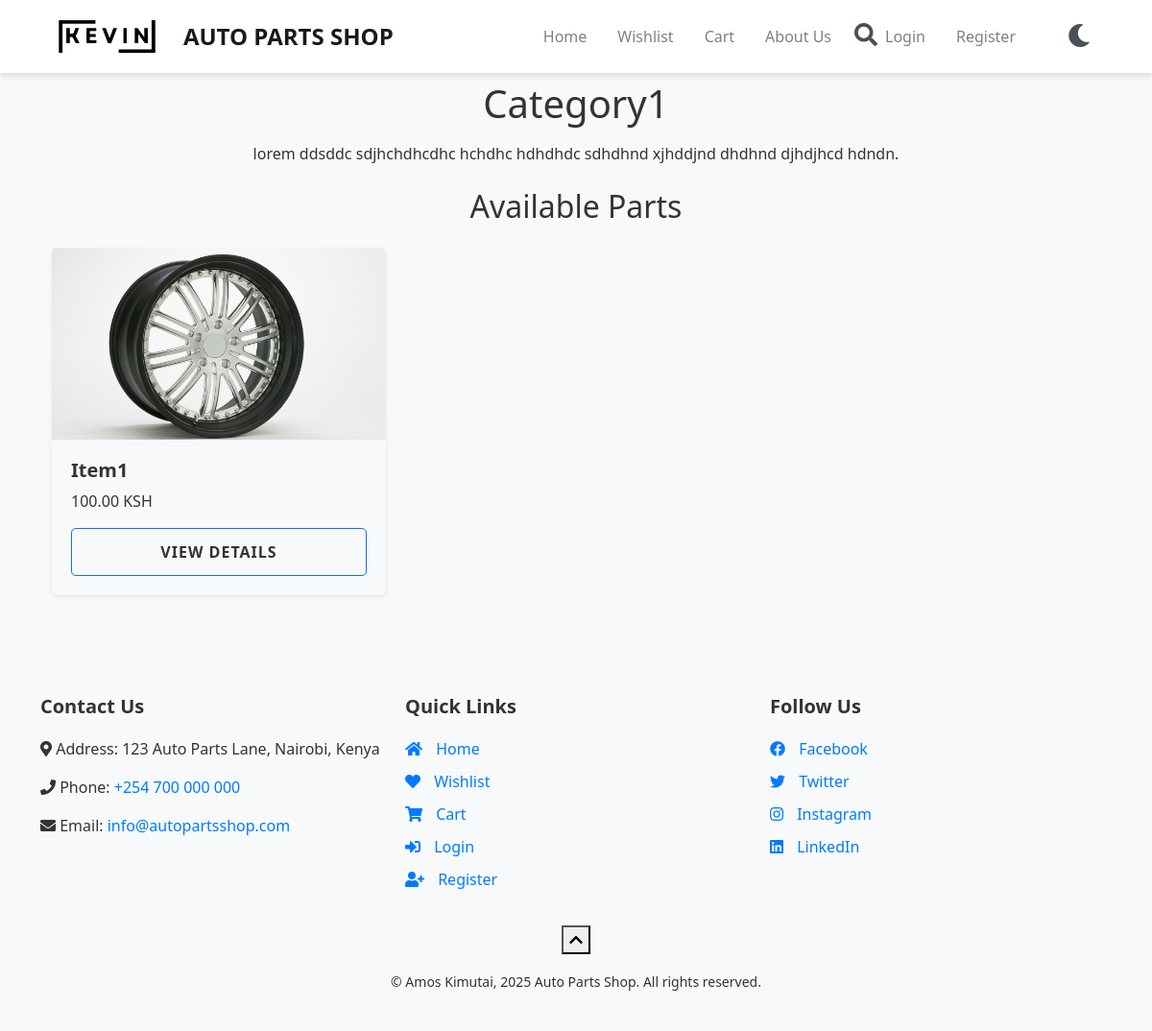
Page /category/1/ on the committed database.
### core/models.py (models this page shows, shortened)
class Category(models.Model):
    name = models.CharField(max_length=100)
    description = models.TextField(blank=True, null=True)
    image = models.ImageField(upload_to='categories/', blank=True, null=True)

class Part(models.Model):
    name = models.CharField(max_length=100)
    category = models.ForeignKey(Category, on_delete=models.CASCADE)
    description = models.TextField(blank=True, null=True)
    price = models.DecimalField(max_digits=10, decimal_places=2)
    stock = models.IntegerField()
    image = models.ImageField(upload_to='parts/', null=True, blank=True)
    currency = models.CharField(max_length=3, default='KES')

### core/views.py (the view)
# urls.py: path('category/<int:category_id>/', views.category_detail, name='category_detail'),
def category_detail(request, category_id):
    category = get_object_or_404(Category, id=category_id)
    parts = Part.objects.filter(category=category)
    return render(request, 'core/category_detail.html', {'category': category, 'parts': parts})

### core/templates/core/category_detail.html (shortened to what this page needs)
{% extends 'base.html' %}
{% load static %}
{% block content %}
<div class="container mt-4">
    <h1 class="text-center mb-3">{{ category.name }}</h1>
    <p class="text-center mb-4">{{ category.description }}</p>
    <h2 class="my-4 text-center">Available Parts</h2>
    <div class="row row-cols-1 row-cols-md-3 g-4">
        {% if parts %}
            {% for part in parts %}
                <div class="col mb-4">
                    <div class="card h-100 shadow-sm rounded-lg">
                        {% if part.image %}
                            <img src="{{ part.image.url }}" class="card-img-top img-fluid" alt="{{ part.name }}" style="max-height: 200px; object-fit: cover; transition: transform 0.3s ease;">
                        {% endif %}
                        <div class="card-body d-flex flex-column">
                            <h5 class="card-title">{{ part.name }}</h5>
                            <p class="card-text">{{ part.price }} {{ part.currency }}</p>
                            <a href="{% url 'part_detail' part.id %}" class="btn btn-primary mt-auto">View Details</a>
                        </div>
                    </div>
                </div>
            {% endfor %}
        {% else %}
            <div class="col-12">
                <div class="alert alert-info text-center" role="alert">
                    No parts available in this category.
                </div>
            </div>
        {% endif %}
    </div>
</div>
{% endblock %}

### core/templates/base.html (style rules this page uses)
:root { --background-color: #f8f9fa; --text-color: #333; --navbar-bg: #fff; --navbar-text: #495057; --navbar-link-hover: #007bff; --footer-bg: #f8f9fa; --footer-text: #333; --footer-link: #007bff; --footer-link-hover: #0056b3; --button-bg: #007bff; --button-hover: #0056b3; }
body { font-family: 'Segoe UI', Tahoma, Geneva, Verdana, sans-serif; background-color: var(--background-color); color: var(--text-color); transition: background-color 0.3s, color 0.3s; padding-top: 60px; }

### core/templates/core/category_detail.html (style rules this page uses)
.card { border: 1px solid var(--card-border-color); background-color: var(--card-bg-color); color: var(--card-text-color); transition: transform 0.3s ease, box-shadow 0.3s ease; }
.card-body { padding: 1.25rem; }
.card-title { font-size: 1.25rem; font-weight: 600; color: var(--card-text-color); transition: color 0.3s ease; }
.card-text { font-size: 1rem; color: var(--card-text-color); }
.btn { text-transform: uppercase; letter-spacing: 1px; font-weight: 600; transition: background-color 0.3s ease, transform 0.3s ease; }
.btn-primary { background-color: var(--button-bg-color); color: var(--button-text-color); border-radius: 5px; padding: 0.75rem 1.5rem; }

### rows in the picture
Category: name "Category1", description "lorem ddsddc sdjhchdhcdhc hchdhc hdhdhdc sdhdhnd xjhddjnd dhdhnd djhdjhcd hdndn."
Part: image (picture), name "Item1", price "100.00", currency "KSH"
